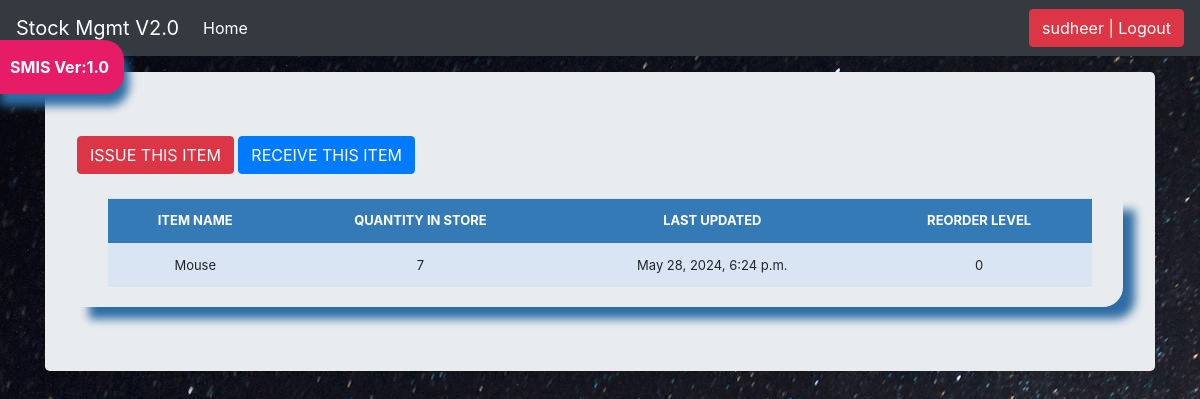
Screenshot of /stock_detail/3/ (signed in) with the database file from the repository.
### stockmgmt/models.py (models this page shows, shortened)
class Stock(models.Model):
	category = models. ForeignKey(category,on_delete = models.CASCADE,blank = True,null = True)
	item_name = models.CharField(max_length =50, blank=True, null=True)
	quantity = models.IntegerField(default='0', blank=False, null=True)
	receive_quantity = models.IntegerField(default='0', blank=True, null=True)
	receive_by = models.CharField(max_length=50, blank=True, null=True)
	issue_quantity = models.IntegerField(default = '0', blank=True, null=True)
	issue_by = models.CharField(max_length=50, blank=True, null=True)
	issue_to = models.CharField(max_length=50, blank=True, null=True)
	phone_number = models.CharField(max_length=50,blank=True, null=True)
	created_by = models.CharField(max_length = 50, blank =True, null=True)
	reorder_level=models.IntegerField(default='0', blank=True, null=True)
	last_updated = models.DateTimeField(auto_now_add=False,auto_now=True)
	timestamp = models.DateTimeField(auto_now_add=True,auto_now=False)
	date = models.DateTimeField(default = datetime.now)

### stockmgmt/views.py (the view)
# urls.py: path('stock_detail/<str:pk>/', views.stock_detail, name='stock_detail'),
def stock_detail(request,pk):
    queryset = Stock.objects.get(id=pk)
    context = {"queryset":queryset,}
    return render(request,"stock_detail.html",context)

### stockmgmt/templates/stock_detail.html (shortened to what this page needs)
{% load static %}
{% load crispy_forms_tags %}
<!DOCTYPE html>
<html lang="en">
  <head>
 <link href = "{% static 'js/jquery-ui-1.13.3/jquery-ui.min.css' %}" rel = "stylesheet">
    <link href = "{% static 'js/jquery-ui-1.13.3/jquery-ui.structure.min.css' %}" rel = "stylesheet">
    <link href = "{% static 'js/jquery-ui-1.13.3/jquery-ui.theme.min.css' %}" rel = "stylesheet">
      <link href = "{% static 'css/stylesheet.css' %}" rel = "stylesheet">
      <link href = "{% static 'css/bootstrap.min.css' %}" rel = "stylesheet">
    <link href = "{% static 'css/navbar-top-fixed.css' %}" rel = "stylesheet">
  </head>
  <body>
 {% include 'navbar.html' %}
<main role="main" class="container">
  <div class="jumbotron">
    <a href = "{% url 'issue_items' queryset.id %}"><div class ='btn btn-danger'>ISSUE THIS ITEM</div></a>
    <a href = "{% url 'receive_items' queryset.id %}"><div class ='btn btn-primary'>RECEIVE THIS ITEM</div></a><br>
    <br>
    <div class = "display_table">
      <table class ="table">
         <tr>
          <th>ITEM NAME</th>
          <th>QUANTITY IN STORE</th>
          <th>LAST UPDATED</th>
          <th>REORDER LEVEL</th>
        </tr>
      <tr>
        <td>{{queryset.item_name}}</td>
        <td>{{queryset.quantity}}</td>
        <td>{{queryset.last_updated}}</td>
        <td>{{queryset.reorder_level}}</td>
      </tr>
  </div>
</main>
      </body>
</html>

### stockmgmt/templates/navbar.html (shortened to what this page needs)
{% load static %}
<nav class="navbar navbar-expand-md navbar-dark fixed-top bg-dark">
  <a class="navbar-brand" href="/">Stock Mgmt V2.0</a>
  <link href = "{% static 'css/stylesheet.css' %}" rel = "stylesheet">
  <div class="collapse navbar-collapse" id="navbarCollapse">
    <ul class="navbar-nav mr-auto">
      <li class="nav-item active">
        <a class="nav-link" href="/">Home <span class="sr-only">(current)</span></a>
      </li>
    </ul>
    <ul class = "navbar-nav">
      {% if request.user.is_authenticated %}
      <li><a href="/accounts/logout/"><button class = "btn btn-danger">{{ user }} | Logout</button></a></li>
      {% else %}
      <li><a href="/accounts/login">Login</a></li>
      {% endif %}
    </ul>
  </div>
</nav>
<a href="#"><div id ="version-display" data-toggle = "modal" data-target ="#myModal">SMIS Ver:1.0</div></a>

### stockmgmt/static/css/stylesheet.css (style rules this page uses)
body { background-color:#34eb6b; background-image: url("../img/bg.jpg"); }
.table { font-size:13px; text-align:center; width:95%; margin:auto; }
.table tr:nth-child(odd) { background:#B8CAE4; }
.table tr:nth-child(even) { background:#dae5f4; }
th { background-color:#337ab7; color:white; }
.display_table { border-bottom-right-radius: 20px; padding-left: 5px; padding-right: 5px; padding-bottom: 20px; box-shadow: 12px 12px 10px #2e6da4; }
#version-display { background-color: #e61c66; color:white; box-shadow: 5px 12px 10px #2e6da4; text-align:center; display:inline; font-weight:bolder; padding: 15px; position:fixed; top:40px; left:-5px; z-index: 3000; border-top-right-radius: 20px; border-bottom-right-radius: 20px; }

### stockmgmt/static/css/navbar-top-fixed.css (style rules this page uses)
body { min-height: 75rem; padding-top: 4.5rem; }

### rows the page displays
Stock: item_name "Mouse", quantity "7", last_updated "May 28, 2024, 6:24 p.m.", reorder_level "0"

### other values shown
{{ user }} "sudheer"
